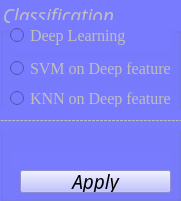
   <widget class="QGroupBox" name="classification_box">
    <property name="enabled">
     <bool>false</bool>
    </property>
    <property name="geometry">
     <rect>
      <x>910</x>
      <y>10</y>
      <width>181</width>
      <height>201</height>
     </rect>
    </property>
    <property name="font">
     <font>
      <family>Monotype Corsiva</family>
      <pointsize>14</pointsize>
      <weight>50</weight>
      <italic>true</italic>
      <bold>false</bold>
     </font>
    </property>
    <property name="styleSheet">
     <string notr="true">background-color: rgb(121, 123, 255);font: italic 14pt &quot;Monotype Corsiva&quot;;</string>
    </property>
    <property name="title">
     <string>Classification</string>
    </property>
    <widget class="QRadioButton" name="deepleaning">
     <property name="enabled">
      <bool>false</bool>
     </property>
     <property name="geometry">
      <rect>
       <x>10</x>
       <y>20</y>
       <width>161</width>
       <height>31</height>
      </rect>
     </property>
     <property name="font">
      <font>
       <family>Times New Roman</family>
       <pointsize>12</pointsize>
       <weight>9</weight>
       <italic>false</italic>
       <bold>false</bold>
      </font>
     </property>
     <property name="styleSheet">
      <string notr="true">font: 75 12pt &quot;Times New Roman&quot;;</string>
     </property>
     <property name="text">
      <string>Deep Learning </string>
     </property>
    </widget>
    <widget class="QRadioButton" name="svm">
     <property name="enabled">
      <bool>false</bool>
     </property>
     <property name="geometry">
      <rect>
       <x>10</x>
       <y>60</y>
       <width>161</width>
       <height>17</height>
      </rect>
     </property>
     <property name="font">
      <font>
       <family>Times New Roman</family>
       <pointsize>12</pointsize>
       <weight>9</weight>
       <italic>false</italic>
       <bold>false</bold>
      </font>
     </property>
     <property name="styleSheet">
      <string notr="true">font: 75 12pt &quot;Times New Roman&quot;;</string>
     </property>
     <property name="text">
      <string>SVM on Deep features</string>
     </property>
    </widget>
    <widget class="QRadioButton" name="KNN">
     <property name="enabled">
      <bool>false</bool>
     </property>
     <property name="geometry">
      <rect>
       <x>10</x>
       <y>90</y>
       <width>161</width>
       <height>17</height>
      </rect>
     </property>
     <property name="font">
      <font>
       <family>Times New Roman</family>
       <pointsize>12</pointsize>
       <weight>9</weight>
       <italic>false</italic>
       <bold>false</bold>
      </font>
     </property>
     <property name="styleSheet">
      <string notr="true">font: 75 12pt &quot;Times New Roman&quot;;</string>
     </property>
     <property name="text">
      <string>KNN on Deep features</string>
     </property>
    </widget>
    <widget class="QLabel" name="label_class">
     <property name="enabled">
      <bool>false</bool>
     </property>
     <property name="geometry">
      <rect>
       <x>10</x>
       <y>150</y>
       <width>161</width>
       <height>21</height>
      </rect>
     </property>
     <property name="font">
      <font>
       <family>Times New Roman</family>
       <pointsize>12</pointsize>
       <weight>9</weight>
       <italic>false</italic>
       <bold>false</bold>
      </font>
     </property>
     <property name="styleSheet">
      <string notr="true">font: 75 12pt &quot;Times New Roman&quot;;</string>
     </property>
     <property name="text">
      <string/>
     </property>
    </widget>
    <widget class="QLabel" name="line_class">
     <property name="geometry">
      <rect>
       <x>0</x>
       <y>110</y>
       <width>181</width>
       <height>20</height>
      </rect>
     </property>
     <property name="text">
      <string>------------------------------------------------</string>
     </property>
    </widget>
    <widget class="QPushButton" name="applyclassification">
     <property name="enabled">
      <bool>false</bool>
     </property>
     <property name="geometry">
      <rect>
       <x>20</x>
       <y>170</y>
       <width>151</width>
       <height>23</height>
      </rect>
     </property>
     <property name="font">
      <font>
       <family>Monotype Corsiva</family>
       <pointsize>14</pointsize>
       <weight>50</weight>
       <italic>true</italic>
       <bold>false</bold>
      </font>
     </property>
     <property name="styleSheet">
      <string notr="true">color: rgb(0, 0, 0);background-color: rgb(171, 173, 255);font: italic 14pt &quot;Monotype Corsiva&quot;;</string>
     </property>
     <property name="text">
      <string>Apply</string>
     </property>
    </widget>
   </widget>
